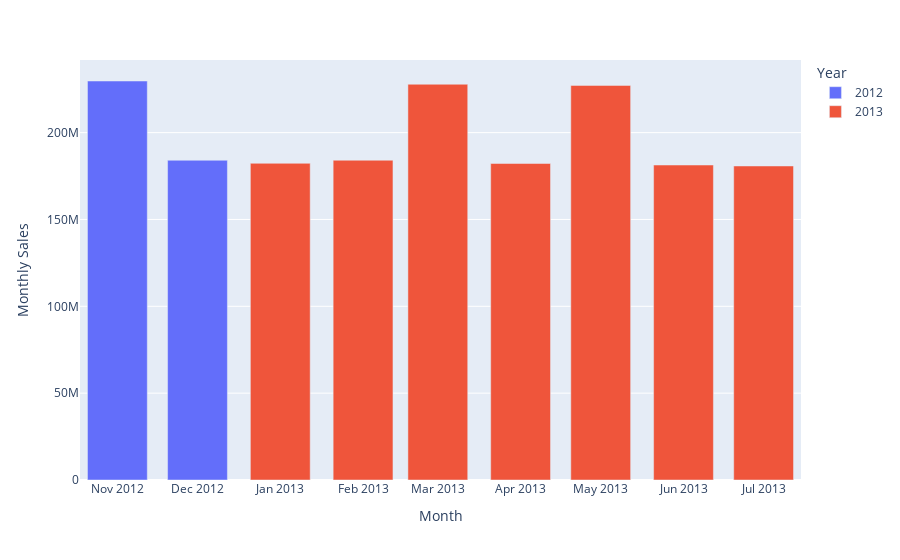

Notebook code cell kept with this figure:
### Code cell
mf = pd.read_csv("M_Sales.csv")
mf["Date"] = pd.to_datetime(mf["Date"])
mf_col = mf.groupby(mf['Date'].dt.to_period('M'))['Weekly_Sales'].sum()

monthly = px.bar(
    data_frame = mf.reset_index(),
    x = "Date",
    y="Weekly_Sales",
    color =  mf_col.index.strftime("%Y"),
    labels= {"Weekly_Sales":'Monthly Sales', "Date":'Month', 'color':'Year'},
    barmode='relative'
)
pio.show(monthly)

### Figure 1 — Plotly figure (JSON) as saved in the notebook; plotly's stock layout.template omitted (floating-point values rounded to 4 significant figures)
{"data": [{"alignmentgroup": "True", "hovertemplate": "Year=2012<br>Month=%{x}<br>Monthly Sales=%{y}<extra></extra>", "legendgroup": "2012", "marker": {"color": "#636efa", "pattern": {"shape": ""}}, "name": "2012", "offsetgroup": "2012", "orientation": "v", "showlegend": true, "textposition": "auto", "type": "bar", "x": ["2012-11-01T00:00:00", "2012-12-01T00:00:00"], "xaxis": "x", "y": [229729038, 184093085], "yaxis": "y"}, {"alignmentgroup": "True", "hovertemplate": "Year=2013<br>Month=%{x}<br>Monthly Sales=%{y}<extra></extra>", "legendgroup": "2013", "marker": {"color": "#EF553B", "pattern": {"shape": ""}}, "name": "2013", "offsetgroup": "2013", "orientation": "v", "showlegend": true, "textposition": "auto", "type": "bar", "x": ["2013-01-01T00:00:00", "2013-02-01T00:00:00", "2013-03-01T00:00:00", "2013-04-01T00:00:00", "2013-05-01T00:00:00", "2013-06-01T00:00:00", "2013-07-01T00:00:00"], "xaxis": "x", "y": [182341072, 184111773, 227866409, 182233164, 227189791, 181350596, 180804444], "yaxis": "y"}], "layout": {"barmode": "relative", "legend": {"title": {"text": "Year"}, "tracegroupgap": 0}, "margin": {"t": 60}, "xaxis": {"anchor": "y", "domain": [0, 1], "title": {"text": "Month"}}, "yaxis": {"anchor": "x", "domain": [0, 1], "title": {"text": "Monthly Sales"}}}}
